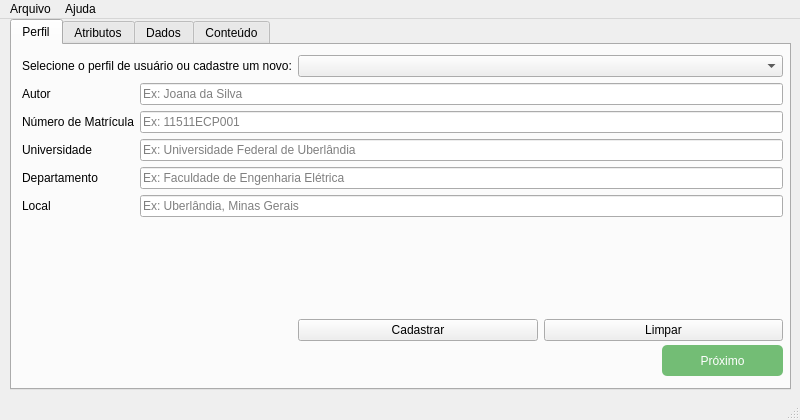
<?xml version="1.0" encoding="UTF-8"?>
<ui version="4.0">
 <class>MainWindow</class>
 <widget class="QMainWindow" name="MainWindow">
  <property name="geometry">
   <rect>
    <x>0</x>
    <y>0</y>
    <width>800</width>
    <height>420</height>
   </rect>
  </property>
  <property name="windowTitle">
   <string>RelataLab</string>
  </property>
  <widget class="QWidget" name="centralwidget">
   <widget class="QTabWidget" name="tabPassos">
    <property name="geometry">
     <rect>
      <x>10</x>
      <y>0</y>
      <width>781</width>
      <height>371</height>
     </rect>
    </property>
    <property name="locale">
     <locale language="Portuguese" country="Brazil"/>
    </property>
    <property name="currentIndex">
     <number>0</number>
    </property>
    <widget class="QWidget" name="Perfil">
     <attribute name="title">
      <string>Perfil</string>
     </attribute>
     <widget class="QWidget" name="gridLayoutWidget">
      <property name="geometry">
       <rect>
        <x>10</x>
        <y>10</y>
        <width>761</width>
        <height>286</height>
       </rect>
      </property>
      <layout class="QGridLayout" name="grid_perfil">
       <item row="0" column="0">
        <widget class="QLabel" name="label_seletor">
         <property name="locale">
          <locale language="Portuguese" country="Brazil"/>
         </property>
         <property name="text">
          <string>Selecione o perfil de usuário ou cadastre um novo:</string>
         </property>
         <property name="buddy">
          <cstring>label_seletor</cstring>
         </property>
        </widget>
       </item>
       <item row="2" column="2">
        <widget class="QPushButton" name="btn_clr_perfil">
         <property name="locale">
          <locale language="Portuguese" country="Brazil"/>
         </property>
         <property name="text">
          <string>Limpar</string>
         </property>
        </widget>
       </item>
       <item row="0" column="1" colspan="2">
        <widget class="QComboBox" name="seletor_perfil"/>
       </item>
       <item row="2" column="1">
        <widget class="QPushButton" name="btn_cad_perfil">
         <property name="locale">
          <locale language="Portuguese" country="Brazil"/>
         </property>
         <property name="text">
          <string>Cadastrar</string>
         </property>
        </widget>
       </item>
       <item row="1" column="0" colspan="3">
        <layout class="QFormLayout" name="form_perfil">
         <property name="fieldGrowthPolicy">
          <enum>QFormLayout::AllNonFixedFieldsGrow</enum>
         </property>
         <item row="0" column="1">
          <widget class="QLineEdit" name="form_autor">
           <property name="locale">
            <locale language="Portuguese" country="Brazil"/>
           </property>
           <property name="placeholderText">
            <string>Ex: Joana da Silva</string>
           </property>
          </widget>
         </item>
         <item row="1" column="0">
          <widget class="QLabel" name="matricula">
           <property name="locale">
            <locale language="Portuguese" country="Brazil"/>
           </property>
           <property name="text">
            <string>Número de Matrícula</string>
           </property>
          </widget>
         </item>
         <item row="1" column="1">
          <widget class="QLineEdit" name="form_matricula">
           <property name="locale">
            <locale language="Portuguese" country="Brazil"/>
           </property>
           <property name="placeholderText">
            <string>Ex: 11511ECP001</string>
           </property>
          </widget>
         </item>
         <item row="3" column="0">
          <widget class="QLabel" name="universidade">
           <property name="locale">
            <locale language="Portuguese" country="Brazil"/>
           </property>
           <property name="text">
            <string>Universidade</string>
           </property>
          </widget>
         </item>
         <item row="3" column="1">
          <widget class="QLineEdit" name="form_universidade">
           <property name="locale">
            <locale language="Portuguese" country="Brazil"/>
           </property>
           <property name="placeholderText">
            <string>Ex: Universidade Federal de Uberlândia</string>
           </property>
          </widget>
         </item>
         <item row="4" column="0">
          <widget class="QLabel" name="departamento">
           <property name="locale">
            <locale language="Portuguese" country="Brazil"/>
           </property>
           <property name="text">
            <string>Departamento</string>
           </property>
          </widget>
         </item>
         <item row="4" column="1">
          <widget class="QLineEdit" name="form_departamento">
           <property name="locale">
            <locale language="Portuguese" country="Brazil"/>
           </property>
           <property name="placeholderText">
            <string>Ex: Faculdade de Engenharia Elétrica</string>
           </property>
          </widget>
         </item>
         <item row="5" column="0">
          <widget class="QLabel" name="local">
           <property name="locale">
            <locale language="Portuguese" country="Brazil"/>
           </property>
           <property name="text">
            <string>Local</string>
           </property>
          </widget>
         </item>
         <item row="5" column="1">
          <widget class="QLineEdit" name="form_local">
           <property name="locale">
            <locale language="Portuguese" country="Brazil"/>
           </property>
           <property name="placeholderText">
            <string>Ex: Uberlândia, Minas Gerais</string>
           </property>
          </widget>
         </item>
         <item row="0" column="0">
          <widget class="QLabel" name="autor">
           <property name="locale">
            <locale language="Portuguese" country="Brazil"/>
           </property>
           <property name="text">
            <string>Autor</string>
           </property>
          </widget>
         </item>
        </layout>
       </item>
      </layout>
     </widget>
     <widget class="QPushButton" name="btn_prox_perfil">
      <property name="geometry">
       <rect>
        <x>650</x>
        <y>300</y>
        <width>121</width>
        <height>31</height>
       </rect>
      </property>
      <property name="styleSheet">
       <string notr="true">background-color:rgb(115, 189, 117);
border-radius:5px;
color:white;</string>
      </property>
      <property name="locale">
       <locale language="Portuguese" country="Brazil"/>
      </property>
      <property name="text">
       <string>Próximo</string>
      </property>
     </widget>
    </widget>
    <widget class="QWidget" name="Atributos">
     <attribute name="title">
      <string>Atributos</string>
     </attribute>
     <widget class="QWidget" name="formLayoutWidget_2">
      <property name="geometry">
       <rect>
        <x>10</x>
        <y>10</y>
        <width>761</width>
        <height>281</height>
       </rect>
      </property>
      <layout class="QFormLayout" name="form_atributos">
       <property name="fieldGrowthPolicy">
        <enum>QFormLayout::AllNonFixedFieldsGrow</enum>
       </property>
       <item row="0" column="0">
        <widget class="QLabel" name="titulo">
         <property name="text">
          <string>Título</string>
         </property>
        </widget>
       </item>
       <item row="0" column="1">
        <widget class="QLineEdit" name="form_titulo">
         <property name="placeholderText">
          <string>Ex: Lei de Ohm e Resistores</string>
         </property>
        </widget>
       </item>
       <item row="1" column="0">
        <widget class="QLabel" name="data">
         <property name="text">
          <string>Data</string>
         </property>
        </widget>
       </item>
       <item row="1" column="1">
        <widget class="QLineEdit" name="form_data">
         <property name="placeholderText">
          <string>Ex: 19 de Março de 2016</string>
         </property>
        </widget>
       </item>
       <item row="2" column="0">
        <widget class="QLabel" name="disciplina">
         <property name="text">
          <string>Disciplina</string>
         </property>
        </widget>
       </item>
       <item row="2" column="1">
        <widget class="QLineEdit" name="form_disciplina">
         <property name="placeholderText">
          <string>Ex: Física II</string>
         </property>
        </widget>
       </item>
       <item row="3" column="0">
        <widget class="QLabel" name="turma">
         <property name="text">
          <string>Turma</string>
         </property>
        </widget>
       </item>
       <item row="3" column="1">
        <widget class="QLineEdit" name="form_turma">
         <property name="placeholderText">
          <string>Ex: Turma I</string>
         </property>
        </widget>
       </item>
       <item row="4" column="0">
        <widget class="QLabel" name="professor">
         <property name="text">
          <string>Professor</string>
         </property>
        </widget>
       </item>
       <item row="4" column="1">
        <widget class="QLineEdit" name="form_professor">
         <property name="placeholderText">
          <string>Ex: João da Silva</string>
         </property>
        </widget>
       </item>
       <item row="5" column="0">
        <widget class="QLabel" name="preambulo">
         <property name="text">
          <string>Preâmbulo</string>
         </property>
        </widget>
       </item>
       <item row="5" column="1">
        <widget class="QPlainTextEdit" name="form_preambulo"/>
       </item>
      </layout>
     </widget>
     <widget class="QPushButton" name="btn_prox_atributos">
      <property name="geometry">
       <rect>
        <x>650</x>
        <y>300</y>
        <width>121</width>
        <height>31</height>
       </rect>
      </property>
      <property name="styleSheet">
       <string notr="true">background-color:rgb(115, 189, 117);
border-radius:5px;
color:white;</string>
      </property>
      <property name="locale">
       <locale language="Portuguese" country="Brazil"/>
      </property>
      <property name="text">
       <string>Próximo</string>
      </property>
     </widget>
    </widget>
    <widget class="QWidget" name="Dados">
     <attribute name="title">
      <string>Dados</string>
     </attribute>
     <widget class="QWidget" name="verticalLayoutWidget">
      <property name="geometry">
       <rect>
        <x>10</x>
        <y>10</y>
        <width>761</width>
        <height>281</height>
       </rect>
      </property>
      <layout class="QVBoxLayout" name="vertical_layout_dados">
       <item>
        <widget class="QLabel" name="label_desc_dados">
         <property name="text">
          <string>Informe os dados abaixo:</string>
         </property>
        </widget>
       </item>
       <item>
        <widget class="QTableWidget" name="tabela_dados"/>
       </item>
      </layout>
     </widget>
     <widget class="QPushButton" name="btn_prox_dados">
      <property name="geometry">
       <rect>
        <x>650</x>
        <y>300</y>
        <width>121</width>
        <height>31</height>
       </rect>
      </property>
      <property name="styleSheet">
       <string notr="true">background-color:rgb(115, 189, 117);
border-radius:5px;
color:white;</string>
      </property>
      <property name="locale">
       <locale language="Portuguese" country="Brazil"/>
      </property>
      <property name="text">
       <string>Próximo</string>
      </property>
     </widget>
    </widget>
    <widget class="QWidget" name="Conteudo">
     <attribute name="title">
      <string>Conteúdo</string>
     </attribute>
     <widget class="QPushButton" name="btn_prox_conteudo">
      <property name="geometry">
       <rect>
        <x>650</x>
        <y>300</y>
        <width>121</width>
        <height>31</height>
       </rect>
      </property>
      <property name="styleSheet">
       <string notr="true">background-color:rgb(115, 189, 117);
border-radius:5px;
color:white;</string>
      </property>
      <property name="locale">
       <locale language="Portuguese" country="Brazil"/>
      </property>
      <property name="text">
       <string>Próximo</string>
      </property>
     </widget>
    </widget>
   </widget>
   <zorder>formLayoutWidget</zorder>
   <zorder>tabPassos</zorder>
  </widget>
  <widget class="QStatusBar" name="statusbar"/>
  <widget class="QMenuBar" name="menubar">
   <property name="geometry">
    <rect>
     <x>0</x>
     <y>0</y>
     <width>800</width>
     <height>24</height>
    </rect>
   </property>
   <widget class="QMenu" name="menuArquivo">
    <property name="title">
     <string>Arquivo</string>
    </property>
    <addaction name="novo"/>
    <addaction name="salvar"/>
    <addaction name="separator"/>
    <addaction name="sair"/>
   </widget>
   <widget class="QMenu" name="menuAjuda">
    <property name="title">
     <string>Ajuda</string>
    </property>
    <addaction name="config"/>
    <addaction name="sobre"/>
   </widget>
   <addaction name="menuArquivo"/>
   <addaction name="menuAjuda"/>
  </widget>
  <action name="novo">
   <property name="text">
    <string>Novo</string>
   </property>
  </action>
  <action name="salvar">
   <property name="text">
    <string>Salvar</string>
   </property>
  </action>
  <action name="actionSair">
   <property name="text">
    <string>Sair</string>
   </property>
  </action>
  <action name="sair">
   <property name="text">
    <string>Sair</string>
   </property>
  </action>
  <action name="config">
   <property name="text">
    <string>Configurações</string>
   </property>
  </action>
  <action name="sobre">
   <property name="text">
    <string>Sobre o RelataLab</string>
   </property>
  </action>
  <action name="actionAdicionar">
   <property name="text">
    <string>Adicionar</string>
   </property>
  </action>
  <action name="actionEditar">
   <property name="text">
    <string>Editar</string>
   </property>
  </action>
 </widget>
 <tabstops>
  <tabstop>tabPassos</tabstop>
  <tabstop>seletor_perfil</tabstop>
  <tabstop>form_autor</tabstop>
  <tabstop>form_matricula</tabstop>
  <tabstop>form_universidade</tabstop>
  <tabstop>form_departamento</tabstop>
  <tabstop>form_local</tabstop>
  <tabstop>btn_cad_perfil</tabstop>
  <tabstop>btn_clr_perfil</tabstop>
  <tabstop>btn_prox_perfil</tabstop>
  <tabstop>form_titulo</tabstop>
  <tabstop>form_data</tabstop>
  <tabstop>form_disciplina</tabstop>
  <tabstop>form_turma</tabstop>
  <tabstop>form_professor</tabstop>
 </tabstops>
 <resources/>
 <connections/>
</ui>
